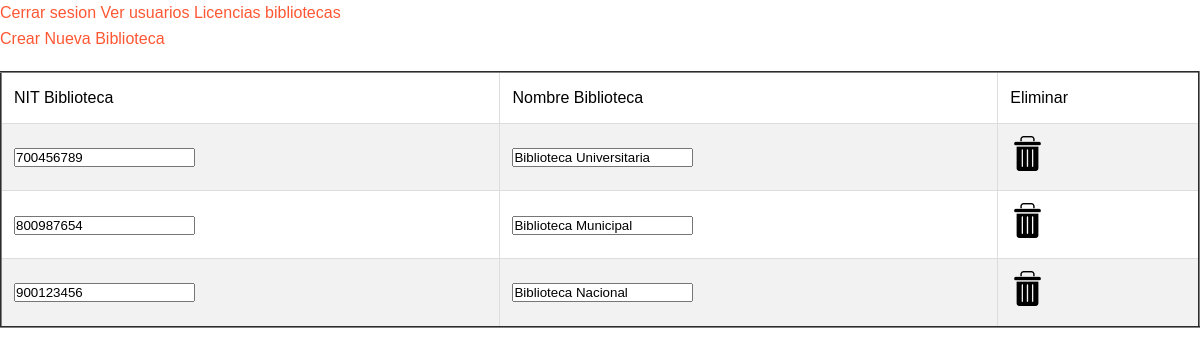
Page /super_admin/bibliotecas.php (signed in) on the committed database.
### tables this page shows
CREATE TABLE `bibliotecas` (
  `nit_biblioteca` int(11) NOT NULL,
  `nom_biblioteca` text NOT NULL
);

### super_admin/bibliotecas.php (the view, shortened to what this page needs)
<?php
$conex = new database;
$con = $conex->conectar();
?>
<!DOCTYPE html>
<html lang="es">
<head>
  <link rel="stylesheet" href="../css/styles_admin.css">
  <link rel="stylesheet" href="../css/styles_admin.css">
</head>
<body>
  <a href="crear_biblioteca.php">Crear Nueva Biblioteca</a>
  <table border="2">
    <tr>
      <td>NIT Biblioteca</td>
      <td>Nombre Biblioteca</td>
      <td>Eliminar</td>
    </tr>
    <?php
    $sql = $con->prepare("SELECT * FROM bibliotecas");
    $sql->execute();
    $bibliotecas = $sql->fetchAll(PDO::FETCH_ASSOC);
    foreach ($bibliotecas as $biblio) {
    ?>
      <tr>
        <td><input type="text" readonly value="<?php echo $biblio['nit_biblioteca']; ?>"></td>
        <td><input type="text" readonly value="<?php echo $biblio['nom_biblioteca']; ?>"></td>
        <td>
          <a href="eliminar_biblioteca.php?nit_biblioteca=<?php echo $biblio['nit_biblioteca']; ?>"
            onclick="return confirm('¿Desea eliminar esta biblioteca?')">
            <img src="../img/eliminar.png" width="35" height="35">
          </a>
        </td>
      </tr>
    <?php
    }
    ?>
  </table>
</body>
</html>

### css/styles_admin.css (style rules this page uses)
* { margin: 0; padding: 0; box-sizing: border-box; }
body { font-family: Arial, sans-serif; line-height: 1.6; }
table { width: 100%; border-collapse: collapse; margin: 20px 0; }
table td, table th { padding: 12px; border: 1px solid #ddd; text-align: left; }
tr:nth-child(even) { background-color: #f2f2f2; }
a { color: #FF5733; text-decoration: none; font-size: 16px; }

### rows in the picture
bibliotecas: nit_biblioteca "700456789", nom_biblioteca "Biblioteca Universitaria"
bibliotecas: nit_biblioteca "800987654", nom_biblioteca "Biblioteca Municipal"
bibliotecas: nit_biblioteca "900123456", nom_biblioteca "Biblioteca Nacional"
